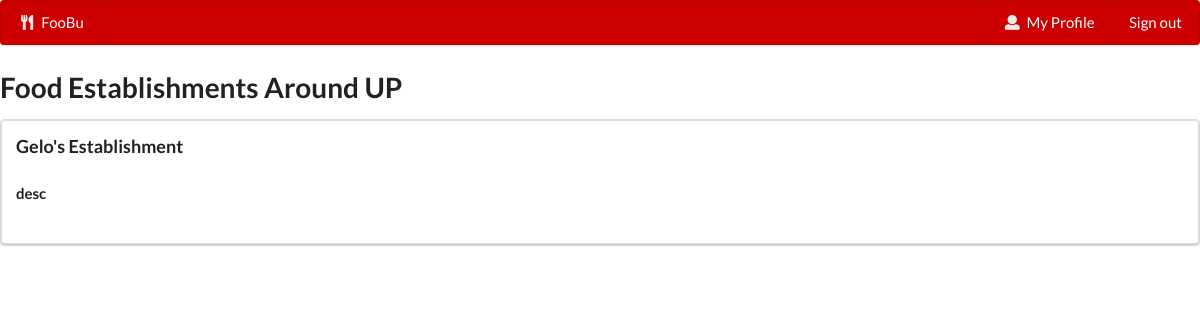
Page /foobu/ (signed in) on the earlier database version.
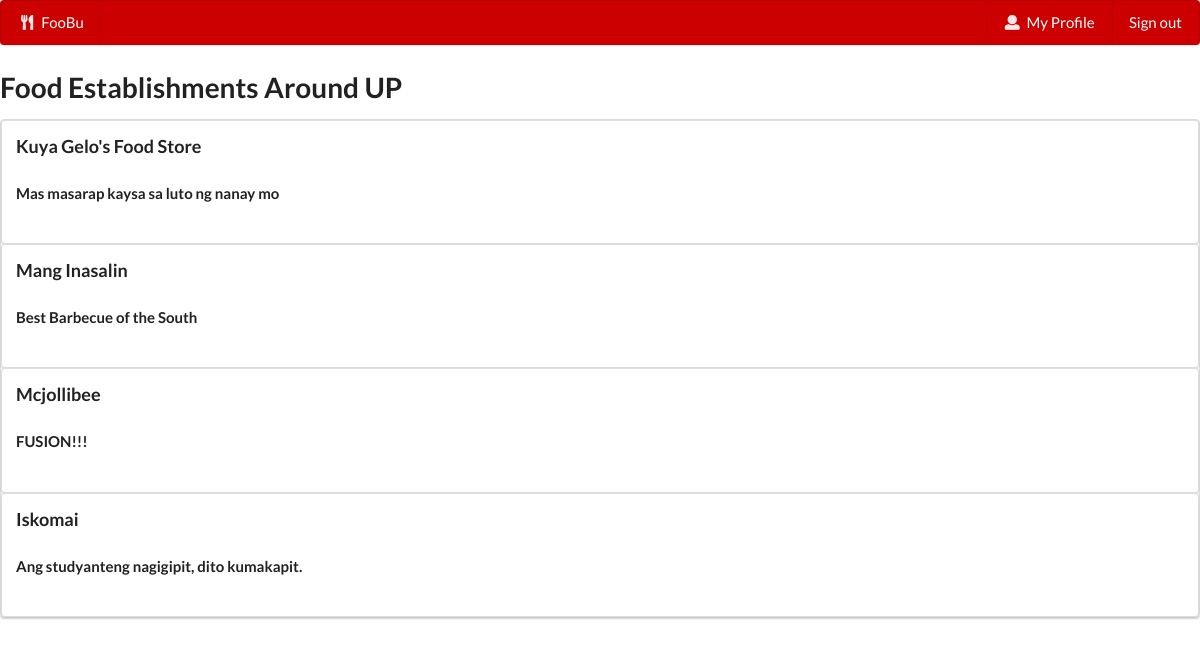
Same page on the later database version.
### food/models.py (models this page shows, shortened)
class Establishment(models.Model):
    id = models.AutoField(primary_key=True)
    owner = models.ForeignKey(RegisteredUser,blank=False,on_delete=models.CASCADE)
    name = models.TextField(blank=True)
    desc = models.TextField(blank=True)
    area = models.TextField(blank=True)
    street = models.TextField(blank=True)

### food/views.py (the view)
# urls.py: path('', views.foodHome, name="food-home"),
@login_required
def foodHome(request):
    x = Establishment.objects.all()
    return render(request,'food/food-home.html',{'est_list':x} )

### food/templates/food/food-home.html (shortened to what this page needs)
{% extends "food/base.html" %}
{% block content %}
    <h1>Food Establishments Around UP</h1>
    <div class = "ui segments">
        {% if est_list %}
            {% for est in est_list %}
                <a href="{% url 'establishment' est_id=est.id %}" style="color:inherit; text-decoration: none">
                    <div class="ui segment">
                        <h3 style = "margin: 0; padding: 0">{{ est.name }}</h3>
                        <h4>{{ est.desc }}</h4>
                    </div>
                </a>
            {% endfor %}
        {% else %}
            <div class="ui segment">
                <p>Food Establishment data not available.</p>
            </div>
        {% endif %}
    </div>
{% endblock %}

Differences in the rows shown:
changed Establishment: name "Gelo's Establishment" → "Kuya Gelo's Food Store"; desc "desc" → "Mas masarap kaysa sa luto ng nanay mo"
added Establishment: name "Mang Inasalin", desc "Best Barbecue of the South"
added Establishment: name "Mcjollibee", desc "FUSION!!!"
added Establishment: name "Iskomai", desc "Ang studyanteng nagigipit, dito kumakapit."
